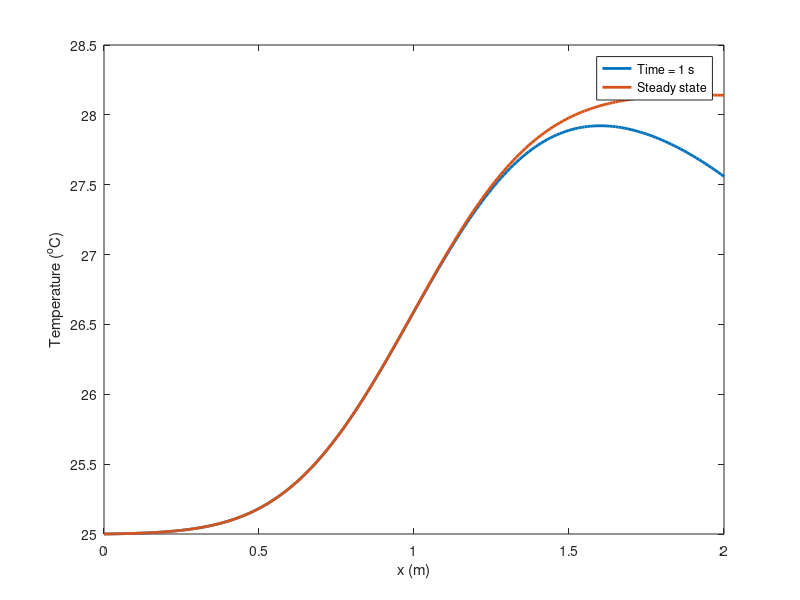
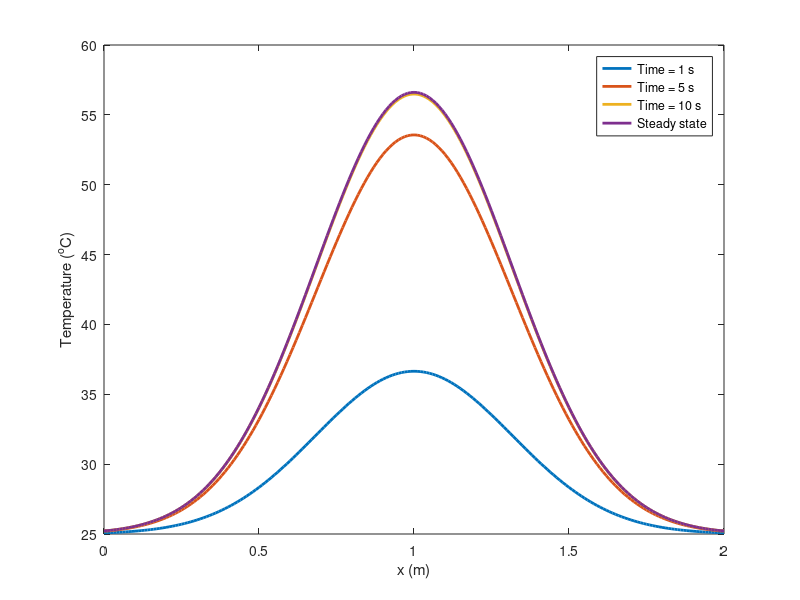
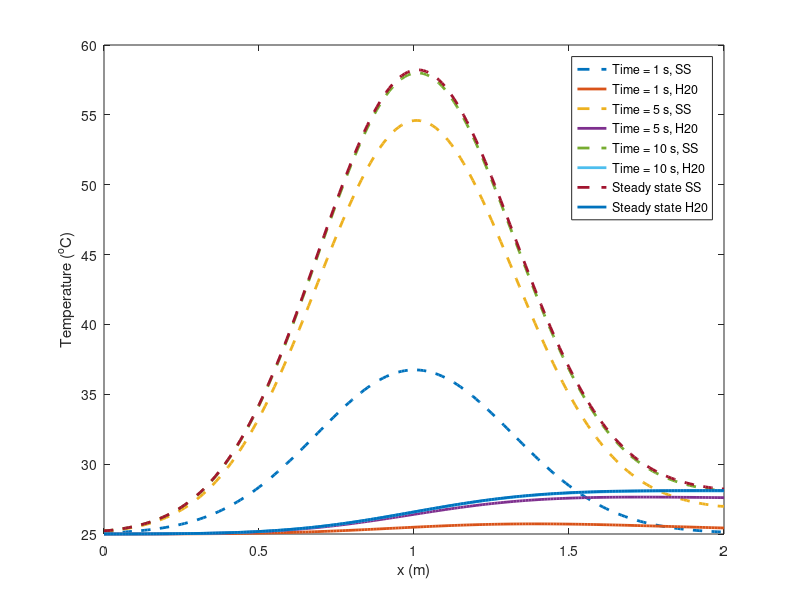

Reproduce these figures in MATLAB, in order.
%Problema: un tubo di 1 cm di diametro interno e 1 mm di spessore è percorso 
%da una portata di 0.12 kg/s di acqua a pressione atmosferica in deflusso
%turbolento. Il condotto in acciaio, ben coibentato al suo esterno, viene
%sottoposto, da t =0; a un riscaldamento induttivo per tutta la sua lunghezza
% L = 2m. La potenza depositata per unità di lunghezza del condotto è pari a:
% Q=q0*exp(-5*x^2), dove x è la coordinata spaziale rispetto al centro del
% condotto e q0=2e3 W/m. La temperatura di ingresso dell'acqua è 25 oC.
%Utilizzando un modello 1D, calcolare il profilo spaziale della 
%temperatura nel condotto e della temperatura di bulk nel fluido a t = 1s,
%5s, 10s e in condizioni stazionarie, supponendo che il coefficiente di scambio
%termico all'interno del condotto sia costante e pari a 2000 W/m^2K.

% clear all;close all
%dati del problema:
LL=2; %[m];
q0=2e3; %[W/m];
qq=@(xx) (q0*exp(-5*(xx-1).^2)); %traslato per avere x=0 all'ingresso del condotto
portata=0.12; %[kg/s]
diamint=0.01; %[m]
spess=1e-3; %[m]
dens=1000; %[kg/m3]
cpacqua=4186; %[J/kgK]
rhoss=7800; %[kg/m3]
cpss=500; %[J/kgK]
kappass=30; %[W/mK]
acca=2000; %[W/m2K]
Tin=25; %[K]

%grandezze derivate dai dati del problema:
areaflow=pi*diamint^2/4;
speed=portata/areaflow/dens;
%gli istanti di tempo a cui mi è richiesto l'output:
timeout1=1;timeout2=5;timeout3=10;

%prima provo ad applicare la sorgente di calore al fluido direttamente
%rho*cp*(dT/dt+u*dT/dx)=qvol
%dT/dt+u*dT/dx=qvol/(rho*cp)
%schema numerico: uso un upwind con Eulero implicito
%Ti,new-Ti,old+u*deltat/deltax*(Ti,new-Ti-1,new)=deltat*qvoli/(rho*cp)
%aaa=u*deltat/deltax;
%-aaa*Ti-1,new+(1+aaa)*Ti,new=Ti,old+deltat*qvol/(rho*cp)

%parametri numerici
deltax=0.01;
nnodi=LL/deltax+1;
xx=linspace(0,LL,nnodi)';
deltat=1e-1;

%definisco i coefficienti che uso per gli elementi di matrice
aaa=speed*deltat/deltax;
%Costruisco la diagonale principale:
maindiag=(1+aaa)*ones(size(xx));
% e la SOTTOdiagonale (SOTTO e non SOPRA per via dell'upwind)
subdiag=(-aaa)*ones(size(xx));
%assemblo la matrice
AAA=spdiags([subdiag,maindiag],[-1 0],nnodi,nnodi);
AAA(1,1)=1;
qvol=qq(xx)/areaflow;
bb=deltat*qvol/dens/cpacqua;
bb(1)=0;
Told=Tin*ones(nnodi,1);

toll=1e-2;
variaz=10*toll;
time=0;ii=0;
figure
set(gca,'fontsize',24)

iplot=0;
while variaz>toll
    ii=ii+1;
    time=time+deltat;
    Tnew=AAA\(Told+bb);
    variaz=abs(Tnew(end)-Told(end));
    Told=Tnew;
    if abs(time-timeout1)<= deltat/2
        iplot=1;
    elseif abs(time-timeout2)<= deltat/2
        iplot=1;
    elseif abs(time-timeout3)<= deltat/2
        iplot=1;
    end
    if iplot==1
        plot(xx,Tnew,'linewidth',2)
        hold on
        iplot=0;
    end
    %pause(0.2)
end
plot(xx,Tnew,'linewidth',2)
legend('Time = 1 s','Steady state')
xlabel('x (m)')
ylabel('Temperature (^oC)')





%ora risolviamo il problema per il solido, considerando il fluido sempre a Tin:
%rhoss*cpss*(dT/dt)=kss*(d2T/dt2)+qvol-acca*(pi*Din*LL)/(areatube*LL)*(T-Twater)
%(dT/dt)=kss/(rhoss*cpss)*(d2T/dt2)+qvol/(rhoss*cpss)-acca*(pi*Din*LL)/(areatube*LL)/(rhoss*cpss)*(T-Twater)
%alpha=kappass/rhoss/cpss*deltat/deltax^2;
%convez=acca*(pi*Din*LL)/(areatube*LL)/(rhoss*cpss)
%Ti,new-Ti,old=alpha*(Ti-1,new-2*Ti,new+Ti+1,new)+qvol/(rhoss*cpss)*deltat-convez*deltat*(Ti,new-Tin);
%-alpha*(Ti-1,new)+(1+2*alpha+convez*deltat)*Ti,new-alpha*(Ti+1,new)=Ti,old+qvol/(rhoss*cpss)*deltat+convez*deltat*Tin;

alpha=kappass/rhoss/cpss*deltat/deltax^2;
areatubo=pi*((diamint/2+spess)^2-diamint^2/4);
convez=acca*(pi*diamint)/(areatubo)/(rhoss*cpss);
convez_acqua=acca*(pi*diamint)/(areaflow)/(dens*cpacqua);
qvolss=qq(xx)/areatubo;
maindiagss=(1+2*alpha+convez*deltat)*ones(size(xx));
subdiagss=(-alpha)*ones(size(xx));
supdiagss=subdiagss;
AAAss=spdiags([subdiagss,maindiagss,supdiagss],[-1 0 1],nnodi,nnodi);
AAAss(1,1)=1;AAAss(1,2)=-1;
AAAss(end,end)=1;AAAss(end,end-1)=-1;
bbss=(qvolss/rhoss/cpss+convez*Tin)*deltat;

Toldss=Tin*ones(nnodi,1);
toll=1e-2;
variaz1=10*toll;
time1=0;jj=0;
figure
set(gca,'fontsize',24)

iplot=0;
while variaz1>toll
    jj=jj+1;
    time1=time1+deltat;
    bbnew=Toldss+bbss;
    bbnew(1)=0;
    bbnew(end)=0;
    Tnewss=AAAss\bbnew;
    variaz1=abs(max(Tnewss)-max(Toldss));
    Toldss=Tnewss;
    if abs(time1-timeout1)<= deltat/2
        iplot=1;
    elseif abs(time1-timeout2)<= deltat/2
        iplot=1;
    elseif abs(time1-timeout3)<= deltat/2
        iplot=1;
    end
    if iplot==1
        plot(xx,Tnewss,'linewidth',2)
        hold on
        iplot=0;
    end
end
plot(xx,Tnewss,'linewidth',2)
legend('Time = 1 s','Time = 5 s','Time = 10 s','Steady state')
xlabel('x (m)')
ylabel('Temperature (^oC)')

%ora cerchiamo di mettere insime i due studi:
% faccio una griglia che abbia un nodo sul solido e il corrispondente nodo
% sul fluido:
xx1=ones(2*nnodi,1);
xx1(1:2:end,1)=xx;
xx1(2:2:end,1)=xx;

maindiagall(1:2:2*nnodi,1)=maindiagss;
maindiagall(2:2:2*nnodi,1)=maindiag+convez_acqua*deltat;
 supdiagall(2:2:2*nnodi,1)=-convez*deltat*ones(nnodi,1); %okkio al conto di spdiags
 supdiagall(1:2:2*nnodi,1)=zeros(nnodi,1);
subdiagall(2:2:2*nnodi,1)=zeros(nnodi,1);
subdiagall(1:2:2*nnodi,1)=-convez_acqua*deltat*ones(nnodi,1); %okkio al conto di spdiags
subsubdiagall(1:2:2*nnodi,1)=subdiagss;
subsubdiagall(2:2:2*nnodi,1)=subdiag;
 supsupdiagall(1:2:2*nnodi,1)=subdiagss;
 supsupdiagall(2:2:2*nnodi,1)=zeros(nnodi,1);

AAall=spdiags([subsubdiagall, subdiagall,maindiagall, supdiagall ,supsupdiagall],[-2:2],2*nnodi,2*nnodi);
bball(1:2:2*nnodi,1)=(qvolss/rhoss/cpss)*deltat;
bball(2:2:2*nnodi,1)=zeros(nnodi,1);
%%BC
AAall(1,1)=kappass;
AAall(1,3)=-kappass;
AAall(1,2)=0;
AAall(2,1)=0;
AAall(2,2)= 1;
AAall(end-1,end-1)=kappass;
AAall(end-1,end)=0;
AAall(end-1,end-3)=-kappass;
AAall(end,end)=1+aaa;
AAall(end,end-1)=0;
AAall(end,end-2)=-aaa;

%%soluzione


Toldall=Tin*ones(2*nnodi,1);
toll=1e-2;
variaz2=10*toll;
time2=0;zz=0;
figure
set(gca,'fontsize',24)
iplot=0;
while variaz2>toll
    zz=zz+1;
    time2=time2+deltat;
    bbnewall=Toldall+bball;
    bbnewall(1,1)=0;bbnew(2,1)=Tin;
    bbnewall(end-1,1)=0;
    Tnewall=AAall\bbnewall;
    Tsolid=Tnewall(1:2:end,1);
    Tfluid=Tnewall(2:2:end,1);
    variaz2=max(abs(max(Tsolid)-max(Toldall(1:2:end))),(Tfluid(end)-Toldall(end)));
    Toldall=Tnewall;
    if abs(time2-timeout1)<= deltat/2
        iplot=1;
    elseif abs(time2-timeout2)<= deltat/2
        iplot=1;
    elseif abs(time2-timeout3)<= deltat/2
        iplot=1;
    end
    if iplot==1
        plot(xx,Tsolid,'--','linewidth',2)
        hold on
        plot(xx,Tfluid,'-','linewidth',2)
        iplot=0;
    end
end
plot(xx,Tsolid,'--','linewidth',2)
 hold on
 plot(xx,Tfluid,'-','linewidth',2)
legend('Time = 1 s, SS','Time = 1 s, H20',...
    'Time = 5 s, SS','Time = 5 s, H20',...
    'Time = 10 s, SS','Time = 10 s, H20','Steady state SS','Steady state H20')
xlabel('x (m)')
ylabel('Temperature (^oC)')
